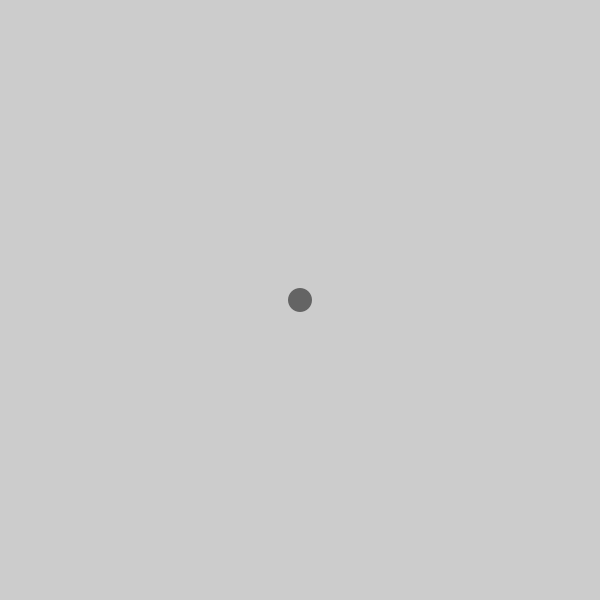
Frame 1 (no input)
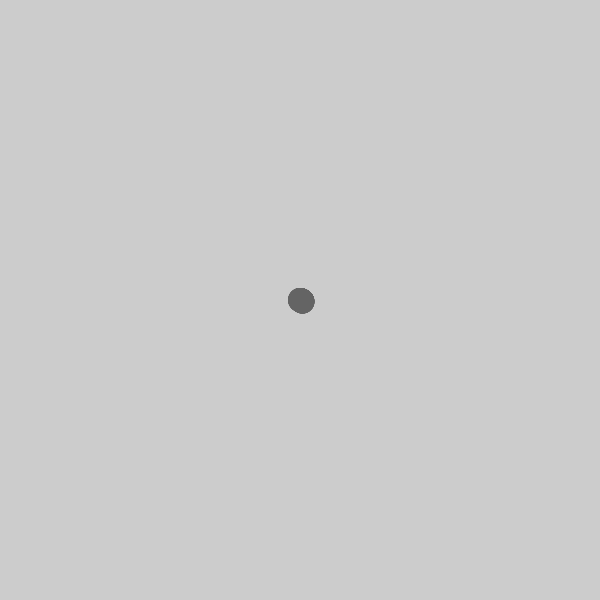
Frame 60 (the mouse pressed at the canvas centre just before this capture)
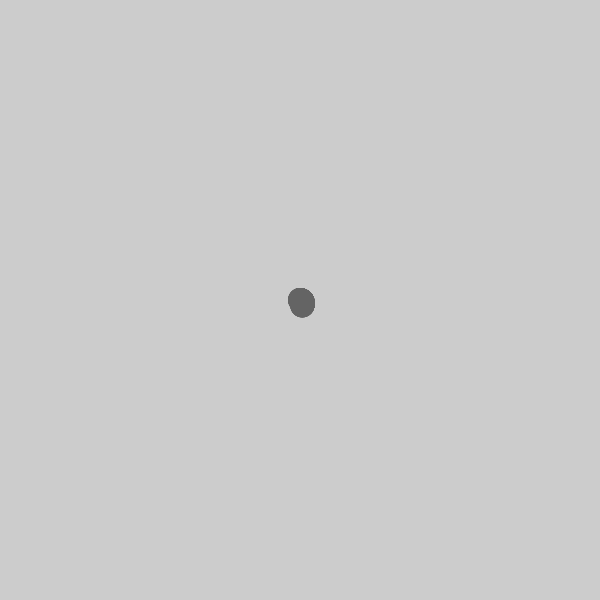
Frame 120 (the mouse held since frame 60 and released just before this capture)

The Processing sketch that drew these frames (run headless with seeded random() and noise(); from frame 60 on, the mouse is pressed at the canvas centre):

// Processing sketch: Exercise_03_04
// ── Exercise_03_04.pde
float r = 0;
float theta = 0;

void setup() {
  size(600, 600);
  pixelDensity(displayDensity());
}

void draw() {
  
  //background(200);
  
  float x = r * cos(theta);
  float y = r * sin(theta);
   
  noStroke();
  fill(100);
  ellipse(x+width/2, y+width/2, 24, 24);
  
  theta += 0.01;
  r += 0.05;
}
